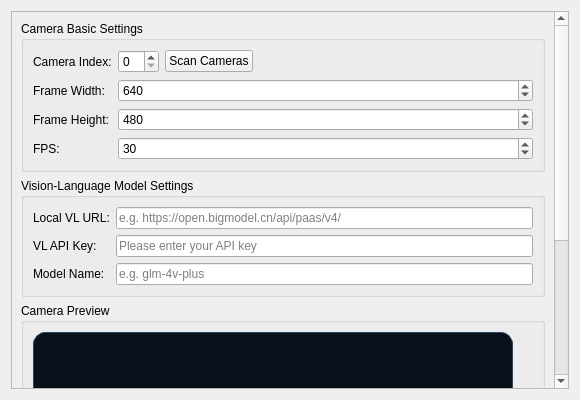
<?xml version="1.0" encoding="UTF-8"?>
<ui version="4.0">
 <class>CameraWidget</class>
 <widget class="QWidget" name="CameraWidget">
  <property name="geometry">
   <rect>
    <x>0</x>
    <y>0</y>
    <width>580</width>
    <height>400</height>
   </rect>
  </property>
    <property name="windowTitle">
     <string>Camera</string>
    </property>
  <layout class="QVBoxLayout" name="verticalLayout">
   <item>
    <widget class="QScrollArea" name="scrollArea">
     <property name="widgetResizable">
      <bool>true</bool>
     </property>
     <widget class="QWidget" name="scrollAreaWidgetContents">
      <property name="geometry">
       <rect>
        <x>0</x>
        <y>0</y>
        <width>578</width>
        <height>380</height>
       </rect>
      </property>
      <layout class="QVBoxLayout" name="contentLayout">
       <item>
        <widget class="QGroupBox" name="camera_basic_group">
         <property name="title">
          <string>Camera Basic Settings</string>
         </property>
         <layout class="QFormLayout" name="basic_layout">
          <item row="0" column="0">
           <widget class="QLabel" name="label_camera_index">
            <property name="text">
             <string>Camera Index:</string>
            </property>
           </widget>
          </item>
          <item row="0" column="1">
           <layout class="QHBoxLayout" name="camera_index_layout">
            <item>
             <widget class="QSpinBox" name="camera_index_spin">
              <property name="minimum">
               <number>0</number>
              </property>
              <property name="maximum">
               <number>10</number>
              </property>
             </widget>
            </item>
            <item>
             <widget class="QPushButton" name="scan_camera_btn">
              <property name="text">
               <string>Scan Cameras</string>
              </property>
             </widget>
            </item>
            <item>
             <spacer name="horizontalSpacer">
              <property name="orientation">
               <enum>Qt::Horizontal</enum>
              </property>
              <property name="sizeHint" stdset="0">
               <size>
                <width>40</width>
                <height>20</height>
               </size>
              </property>
             </spacer>
            </item>
           </layout>
          </item>
          <item row="1" column="0">
            <widget class="QLabel" name="label_frame_width">
            <property name="text">
             <string>Frame Width:</string>
            </property>
           </widget>
          </item>
          <item row="1" column="1">
           <widget class="QSpinBox" name="frame_width_spin">
            <property name="minimum">
             <number>320</number>
            </property>
            <property name="maximum">
             <number>3840</number>
            </property>
            <property name="singleStep">
             <number>160</number>
            </property>
            <property name="value">
             <number>640</number>
            </property>
           </widget>
          </item>
          <item row="2" column="0">
           <widget class="QLabel" name="label_frame_height">
            <property name="text">
             <string>Frame Height:</string>
            </property>
           </widget>
          </item>
          <item row="2" column="1">
           <widget class="QSpinBox" name="frame_height_spin">
            <property name="minimum">
             <number>240</number>
            </property>
            <property name="maximum">
             <number>2160</number>
            </property>
            <property name="singleStep">
             <number>120</number>
            </property>
            <property name="value">
             <number>480</number>
            </property>
           </widget>
          </item>
          <item row="3" column="0">
           <widget class="QLabel" name="label_fps">
            <property name="text">
             <string>FPS:</string>
            </property>
           </widget>
          </item>
          <item row="3" column="1">
           <widget class="QSpinBox" name="fps_spin">
            <property name="minimum">
             <number>1</number>
            </property>
            <property name="maximum">
             <number>60</number>
            </property>
            <property name="value">
             <number>30</number>
            </property>
           </widget>
          </item>
         </layout>
        </widget>
       </item>
       <item>
        <widget class="QGroupBox" name="vl_group">
         <property name="title">
          <string>Vision-Language Model Settings</string>
         </property>
         <layout class="QFormLayout" name="vl_layout">
          <item row="0" column="0">
            <widget class="QLabel" name="label_local_vl_url">
            <property name="text">
             <string>Local VL URL:</string>
            </property>
           </widget>
          </item>
          <item row="0" column="1">
           <widget class="QLineEdit" name="local_vl_url_edit">
             <property name="placeholderText">
             <string>e.g. https://open.bigmodel.cn/api/paas/v4/</string>
            </property>
           </widget>
          </item>
          <item row="1" column="0">
            <widget class="QLabel" name="label_vl_api_key">
            <property name="text">
             <string>VL API Key:</string>
            </property>
           </widget>
          </item>
          <item row="1" column="1">
           <widget class="QLineEdit" name="vl_api_key_edit">
            <property name="echoMode">
             <enum>QLineEdit::Password</enum>
            </property>
             <property name="placeholderText">
             <string>Please enter your API key</string>
            </property>
           </widget>
          </item>
          <item row="2" column="0">
            <widget class="QLabel" name="label_models">
            <property name="text">
             <string>Model Name:</string>
            </property>
           </widget>
          </item>
          <item row="2" column="1">
           <widget class="QLineEdit" name="models_edit">
             <property name="placeholderText">
             <string>e.g. glm-4v-plus</string>
            </property>
           </widget>
          </item>
         </layout>
        </widget>
       </item>
       <item>
        <widget class="QGroupBox" name="preview_group">
         <property name="title">
          <string>Camera Preview</string>
         </property>
         <layout class="QVBoxLayout" name="preview_layout">
          <item>
           <widget class="QLabel" name="preview_label">
            <property name="minimumSize">
             <size>
              <width>320</width>
              <height>240</height>
             </size>
            </property>
            <property name="maximumSize">
             <size>
              <width>480</width>
              <height>360</height>
             </size>
            </property>
            <property name="styleSheet">
             <string>border: 1px solid #294563; border-radius: 12px; background-color: #08111a; color: #9cb7d7;</string>
            </property>
            <property name="text">
             <string>Camera preview area\nClick to refresh preview or change camera index</string>
            </property>
            <property name="alignment">
             <set>Qt::AlignCenter</set>
            </property>
           </widget>
          </item>
          <item>
           <layout class="QHBoxLayout" name="preview_controls_layout">
            <item>
             <widget class="QPushButton" name="start_preview_btn">
              <property name="text">
               <string>Start Preview</string>
              </property>
             </widget>
            </item>
            <item>
             <widget class="QPushButton" name="stop_preview_btn">
              <property name="text">
               <string>Stop Preview</string>
              </property>
              <property name="enabled">
               <bool>false</bool>
              </property>
             </widget>
            </item>
            <item>
             <spacer name="preview_spacer">
              <property name="orientation">
               <enum>Qt::Horizontal</enum>
              </property>
              <property name="sizeHint" stdset="0">
               <size>
                <width>40</width>
                <height>20</height>
               </size>
              </property>
             </spacer>
            </item>
           </layout>
          </item>
         </layout>
        </widget>
       </item>
       <item>
        <spacer name="verticalSpacer">
         <property name="orientation">
          <enum>Qt::Vertical</enum>
         </property>
         <property name="sizeHint" stdset="0">
          <size>
           <width>20</width>
           <height>20</height>
          </size>
         </property>
        </spacer>
       </item>
      </layout>
     </widget>
    </widget>
   </item>
  </layout>
 </widget>
 <resources/>
 <connections/>
</ui>
